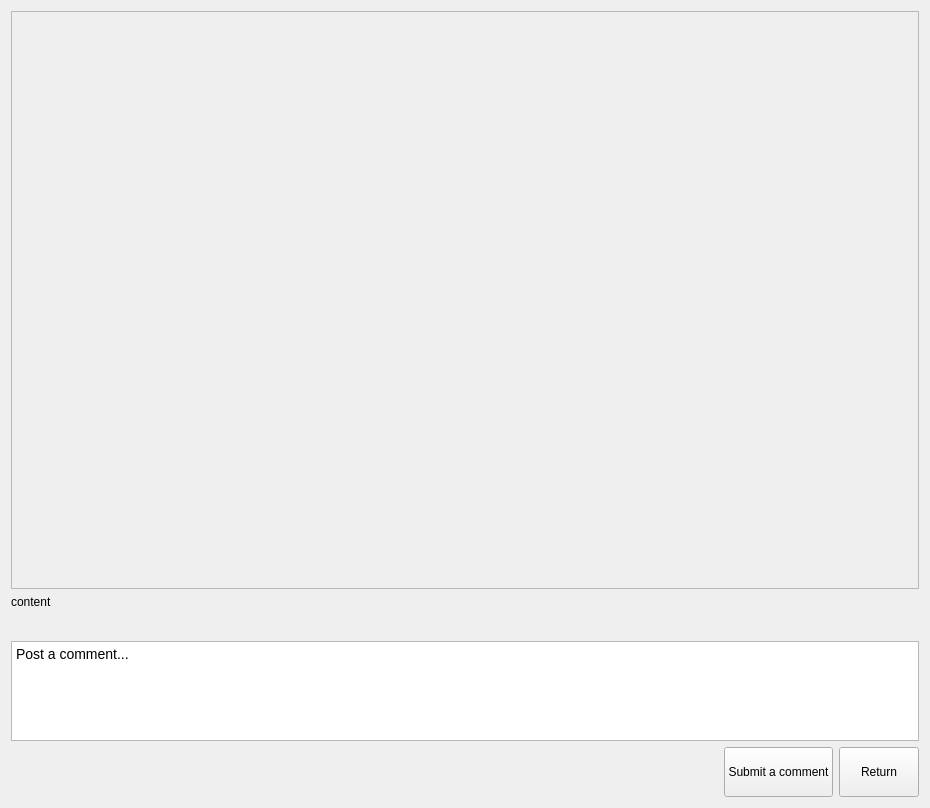
<?xml version="1.0" encoding="UTF-8"?>
<ui version="4.0">
 <class>Frame</class>
 <widget class="QFrame" name="Frame">
  <property name="geometry">
   <rect>
    <x>0</x>
    <y>0</y>
    <width>930</width>
    <height>808</height>
   </rect>
  </property>
  <property name="windowTitle">
   <string>Frame</string>
  </property>
  <layout class="QVBoxLayout" name="verticalLayout">
   <item>
    <widget class="QFrame" name="frame">
     <property name="sizePolicy">
      <sizepolicy hsizetype="Preferred" vsizetype="Expanding">
       <horstretch>0</horstretch>
       <verstretch>0</verstretch>
      </sizepolicy>
     </property>
     <property name="minimumSize">
      <size>
       <width>400</width>
       <height>300</height>
      </size>
     </property>
     <property name="frameShape">
      <enum>QFrame::Shape::StyledPanel</enum>
     </property>
     <property name="frameShadow">
      <enum>QFrame::Shadow::Raised</enum>
     </property>
    </widget>
   </item>
   <item alignment="Qt::AlignmentFlag::AlignBottom">
    <widget class="BodyLabel" name="BodyLabel">
     <property name="text">
      <string>content</string>
     </property>
     <property name="wordWrap">
      <bool>true</bool>
     </property>
    </widget>
   </item>
   <item>
    <widget class="QWidget" name="widget" native="true">
     <property name="minimumSize">
      <size>
       <width>200</width>
       <height>20</height>
      </size>
     </property>
     <property name="maximumSize">
      <size>
       <width>16777215</width>
       <height>16777215</height>
      </size>
     </property>
    </widget>
   </item>
   <item alignment="Qt::AlignmentFlag::AlignBottom">
    <widget class="TextEdit" name="TextEdit">
     <property name="maximumSize">
      <size>
       <width>16777215</width>
       <height>100</height>
      </size>
     </property>
     <property name="html">
      <string>&lt;!DOCTYPE HTML PUBLIC &quot;-//W3C//DTD HTML 4.0//EN&quot; &quot;http://www.w3.org/TR/REC-html40/strict.dtd&quot;&gt;
&lt;html&gt;&lt;head&gt;&lt;meta name=&quot;qrichtext&quot; content=&quot;1&quot; /&gt;&lt;meta charset=&quot;utf-8&quot; /&gt;&lt;style type=&quot;text/css&quot;&gt;
p, li { white-space: pre-wrap; }
hr { height: 1px; border-width: 0; }
li.unchecked::marker { content: &quot;\2610&quot;; }
li.checked::marker { content: &quot;\2612&quot;; }
&lt;/style&gt;&lt;/head&gt;&lt;body style=&quot; font-family:'Segoe UI','Microsoft YaHei','PingFang SC'; font-size:14px; font-weight:400; font-style:normal;&quot;&gt;
&lt;p style=&quot; margin-top:0px; margin-bottom:0px; margin-left:0px; margin-right:0px; -qt-block-indent:0; text-indent:0px;&quot;&gt;Post a comment...&lt;/p&gt;&lt;/body&gt;&lt;/html&gt;</string>
     </property>
    </widget>
   </item>
   <item>
    <layout class="QHBoxLayout" name="horizontalLayout">
     <item>
      <spacer name="horizontalSpacer">
       <property name="orientation">
        <enum>Qt::Orientation::Horizontal</enum>
       </property>
       <property name="sizeHint" stdset="0">
        <size>
         <width>40</width>
         <height>20</height>
        </size>
       </property>
      </spacer>
     </item>
     <item>
      <widget class="PrimaryPushButton" name="PrimaryPushButton">
       <property name="minimumSize">
        <size>
         <width>0</width>
         <height>50</height>
        </size>
       </property>
       <property name="text">
        <string>Submit a comment</string>
       </property>
      </widget>
     </item>
     <item>
      <widget class="PushButton" name="PushButton">
       <property name="minimumSize">
        <size>
         <width>0</width>
         <height>50</height>
        </size>
       </property>
       <property name="text">
        <string>Return</string>
       </property>
      </widget>
     </item>
    </layout>
   </item>
  </layout>
 </widget>
 <customwidgets>
  <customwidget>
   <class>PushButton</class>
   <extends>QPushButton</extends>
   <header>qfluentwidgets</header>
  </customwidget>
  <customwidget>
   <class>PrimaryPushButton</class>
   <extends>PushButton</extends>
   <header>qfluentwidgets</header>
  </customwidget>
  <customwidget>
   <class>BodyLabel</class>
   <extends>QLabel</extends>
   <header>qfluentwidgets</header>
  </customwidget>
  <customwidget>
   <class>TextEdit</class>
   <extends>QTextEdit</extends>
   <header>qfluentwidgets</header>
  </customwidget>
 </customwidgets>
 <resources/>
 <connections/>
</ui>
